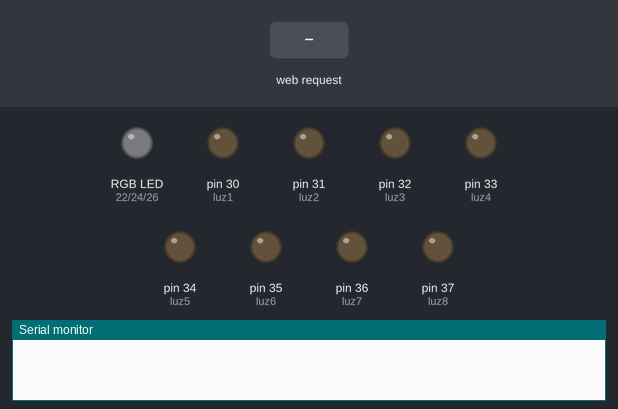
Recording of a sketch running on a simulated Arduino Mega 2560, built with avr-gcc and run on an emulated ATmega2560. Parts: an RGB LED mixed from three pins (HIGH = lit), output pins drawn as LEDs (lit = HIGH), the last lines printed to the serial monitor. Inputs (shaded band) come from the test bench. WiFi joins after 1.5 s; servers stay silent unless stated.

Above: at 1.2 s.
1.3 s: HTTP request GET /luz2=ON received
At 2.1 s:
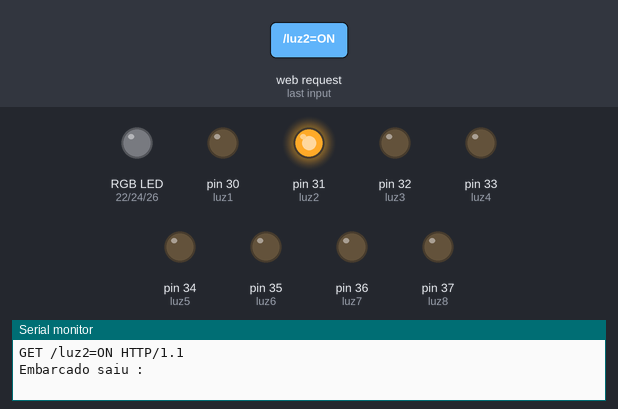
2.8 s: HTTP request GET /luz3=ON received
At 3.3 s:
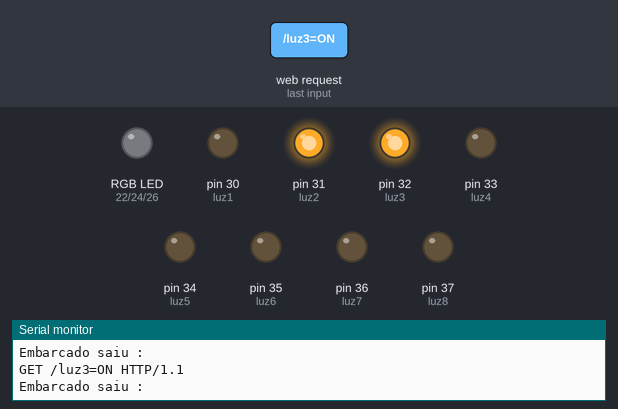
4.3 s: HTTP request GET /luz2=OFF received
At 5.5 s:
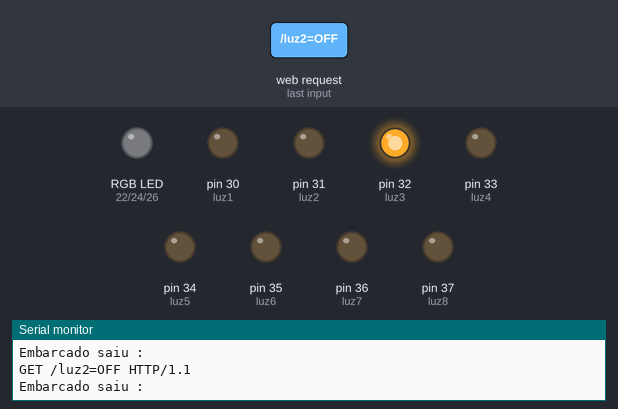
5.8 s: HTTP request GET /luz4=ON received
At 6.8 s:
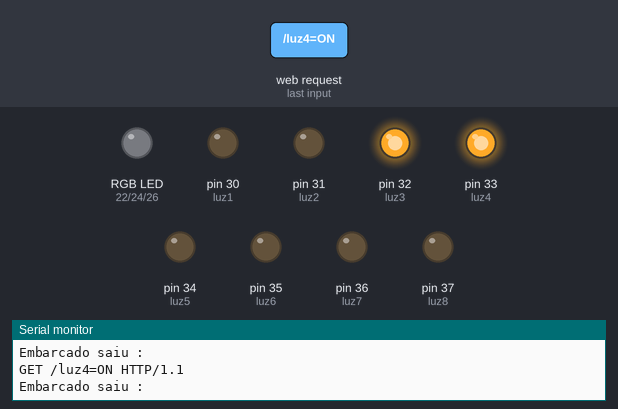
7.3 s: HTTP request GET /luz3=OFF received
At 7.9 s:
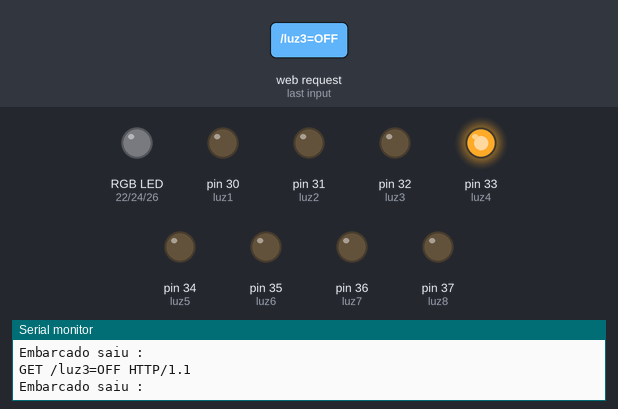
8.8 s: HTTP request GET /luz5=ON received
At 10.2 s:
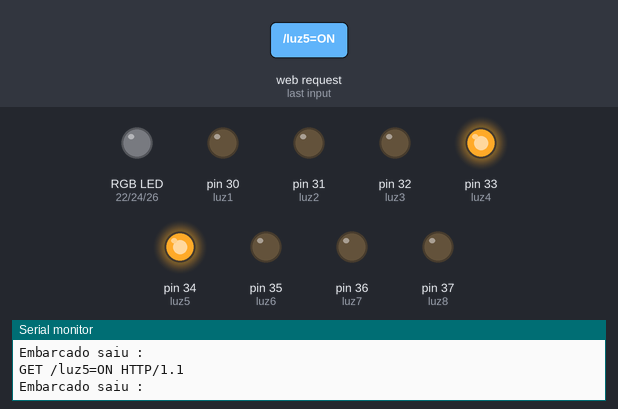
Timing chart, 0 to 11.3 s (numbered marks = the images above; inputs shaded):
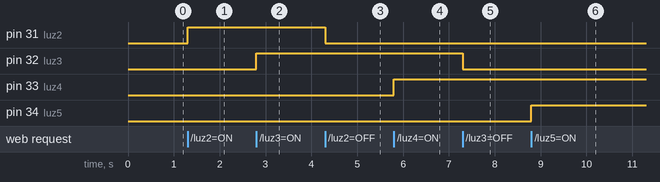

Measured:
- after the input at 1.3 s, pin 31 (luz2): LOW → HIGH at once
- after the input at 2.8 s, pin 32 (luz3): LOW → HIGH at once
- after the input at 4.3 s, pin 31 (luz2): HIGH → LOW at once
- after the input at 5.8 s, pin 33 (luz4): LOW → HIGH at once
- after the input at 7.3 s, pin 32 (luz3): HIGH → LOW at once
- after the input at 8.8 s, pin 34 (luz5): LOW → HIGH at once

The sketch:

atualizacacao_mega_botoes-RGB-PORTAO.ino
```cpp
#include <SPI.h>
#include <Ethernet.h>
//#include <SD.h>

byte mac[] = {0xDE, 0xAD, 0xBE, 0xEF, 0xFE, 0xED};
IPAddress ip (192, 168, 0, 13);
IPAddress gateway (192, 168, 0, 1);
IPAddress subnet (255, 255, 255, 0);
EthernetServer server(80);
//File webFile;

int luz1 = 30;
int luz2 = 31;
int luz3 = 32;
int luz4 = 33;
int luz5 = 34;
int luz6 = 35;
int luz7 = 36;
int luz8 = 37;
//int abre = 38;
//int fecha = 39;
int R = 22;
int G = 24;
int B = 26;

void setup()
{
Ethernet.begin(mac, ip);
server.begin();
Serial.begin(9600);
pinMode(luz1, OUTPUT);
pinMode(luz2, OUTPUT);
pinMode(luz3, OUTPUT);
pinMode(luz4, OUTPUT);
pinMode(luz5, OUTPUT);
pinMode(luz6, OUTPUT);
pinMode(luz7, OUTPUT);
pinMode(luz8, OUTPUT);
pinMode(R,OUTPUT);
pinMode(G, OUTPUT);
pinMode(B,OUTPUT);
//pinMode(portao, OUTPUT);
digitalWrite(luz1, LOW);
digitalWrite(luz2, LOW);
digitalWrite(luz3, LOW);
digitalWrite(luz4, LOW);
digitalWrite(luz5, LOW);
digitalWrite(luz6, LOW);
digitalWrite(luz7, LOW);
digitalWrite(luz8, LOW);
digitalWrite(R, LOW);
digitalWrite(G, LOW);
digitalWrite(B, LOW);

//Serial.println("Iniciando o cartao sd");
//if (!SD.begin(4))
//{
 // Serial.println("erro sd falhou");
 // return;
 // }


}

void loop ()
{
EthernetClient client = server.available();

if (!client)
{
  return;
 /*boolean currentLineIsBlank = true;
  while (client.connected())
  {
    if (client.available())
          {
      char c = client.read();

          if (c == '\n' && currentLineIsBlank)
          {
  client.println("HTTP/1.1 200 OK");
  client.println("Content-Type: text/html");
  client.println("Connection: close");
  client.println();
   // webFile = SD.open("teste.html");
   // if (webFile)
   // {
    //  while(webFile.available())
    //  {
     //   client.write(webFile.read());
     //   }

    //  }
    //  break;
          }
          if (c == '\n') {
            currentLineIsBlank = true;
            }
            else if (c != '\r')
            {
              currentLineIsBlank = false;
              }*/
 }
String request = client.readStringUntil('\r');
  Serial.println(request);
  client.flush();
  int v1 = LOW;
  int v2 = LOW;
  int v3 = LOW;
  int v4 = LOW;
  int v5 = LOW;
  int v6 = LOW;
  int v7 = LOW;
  int v8 = LOW;
  int v9 = LOW;
  int v10 = LOW;
  int v11 = LOW;

 /* if (request.indexOf("/portao=ON") != -1) {
    digitalWrite(abre, HIGH);
    v1 = HIGH;
  }
  if (request.indexOf("/portao=OFF") != -1){
    digitalWrite(fecha, LOW);
    v1 = LOW;

  }*/

   if (request.indexOf("/luz2=ON") != -1) {
    digitalWrite(luz2, HIGH);
    v2 = HIGH;
  }
  if (request.indexOf("/luz2=OFF") != -1){
    digitalWrite(luz2, LOW);
    v2 = LOW;

  }

   if (request.indexOf("/luz3=ON") != -1) {
    digitalWrite(luz3, HIGH);
    v3 = HIGH;
  }
  if (request.indexOf("/luz3=OFF") != -1){
    digitalWrite(luz3, LOW);
    v3 = LOW;

  }

   if (request.indexOf("/luz4=ON") != -1) {
    digitalWrite(luz4, HIGH);
    v4 = HIGH;
  }
  if (request.indexOf("/luz4=OFF") != -1){
    digitalWrite(luz4, LOW);
    v4 = LOW;

  }

   if (request.indexOf("/luz5=ON") != -1) {
    digitalWrite(luz5, HIGH);
    v5 = HIGH;
  }
  if (request.indexOf("/luz5=OFF") != -1){
    digitalWrite(luz5, LOW);
    v5 = LOW;

  }

   if (request.indexOf("/luz6=ON") != -1) {
    digitalWrite(luz6, HIGH);
    v6 = HIGH;
  }
  if (request.indexOf("/luz6=OFF") != -1){
    digitalWrite(luz6, LOW);
    v6 = LOW;

  }

   if (request.indexOf("/luz7=ON") != -1) {
    digitalWrite(luz7, HIGH);
    v7 = HIGH;
  }
  if (request.indexOf("/luz7=OFF") != -1){
    digitalWrite(luz7, LOW);
    v7 = LOW;

  }

   if (request.indexOf("/luz8=ON") != -1) {
    digitalWrite(luz8, HIGH);
    v8 = HIGH;
  }
  if (request.indexOf("/luz8=OFF") != -1){
    digitalWrite(luz8, LOW);
    v8 = LOW;

  }
  if (request.indexOf("/red=ON") != -1)
  {
  digitalWrite(R, HIGH);
  v9 = HIGH;

  }
  if (request.indexOf("/red=OFF") != -1)
  {
  digitalWrite(R, LOW);
  v9 = LOW;

  }

  if (request.indexOf("/green=ON") != -1)
  {
  digitalWrite(G, HIGH);
  v10 = HIGH;

  }

  if (request.indexOf("/green=OFF") != -1)
  {
  digitalWrite (G, LOW);
  v10 = LOW;

  }

  if (request.indexOf("/blue=ON") != -1)
  {
  digitalWrite (B, HIGH);
  v11 = HIGH;

  }

  if (request.indexOf("/blue=OFF")!= -1)
  {
  digitalWrite(B, LOW);
  v11 = LOW;

  }

client.println("<!DOCTYPE HTML>");
client.println("<html>");
client.println("<meta charset ='utf-8'/>");
client.println("<meta name = 'viewport' content = 'width=device-width, initial-scale=1'>");
client.println("<link href='https://maxcdn.bootstrapcdn.com/bootstrap/3.3.1/css/bootstrap.min.css' rel='stylesheet'></link>");
client.println("<div class='jumbotron'>");
client.println("<h1 class='text-center'>Automação</h1>");
client.println("<h2 class='text-center'>Ademir</h2>");
client.println("</div>");
client.println("<div class='col-md-6'>");
client.println("<div class='alert alert-info text-center' role='alert'>Portão</div>");
client.println("<a class='btn btn-danger btn-lg center-block'  href=\"/portao=ON\"> ABRIR </a>");
client.println("<br>");
client.println("<a class='btn btn-success btn-lg center-block' href=\"/portao=OFF\"> FECHAR </a>");
client.println("<br>");
client.println("</div>");
client.println("<div class='col-md-6'>");
client.println("<br>");
client.println("<div class='alert alert-info text-center' role='alert'>luz1</div>");
client.println("<a class='btn btn-danger btn-lg center-block' href=\"/luz2=OFF\"> Desligar </a>");
client.println("<br>");
client.println("<a class='btn btn-success btn-lg center-block' href=\"/luz2=ON\"> Ligar </a>");
client.println("</div>");
client.println("<br>");
client.println("<div class='col-md-6'>");
client.println("<br>");
client.println("<div class='alert alert-info text-center' role='alert'>luz2</div>");
client.println("<a class='btn btn-danger btn-lg center-block' href=\"/luz3=OFF\"> Desligar </a>");
client.println("<br>");
client.println("<a class='btn btn-success btn-lg center-block' href=\"/luz3=ON\"> Ligar </a>");
client.println("</div>");
client.println("<br>");
client.println("<div class='col-md-6'>");
client.println("<br>");
client.println("<div class='alert alert-info text-center' role='alert'>luz3</div>");
client.println("<a class='btn btn-danger btn-lg center-block' href=\"/luz4=OFF\"> Desligar </a>");
client.println("<br>");
client.println("<a class='btn btn-success btn-lg center-block' href=\"/luz4=ON\"> Ligar </a>");
client.println("</div>");
client.println("<br>");
client.println("<div class='col-md-6'>");
client.println("<br>");
client.println("<div class='alert alert-info text-center' role='alert'>luz4</div>");
client.println("<a class='btn btn-danger btn-lg center-block' href=\"/luz5=OFF\"> Desligar </a>");
client.println("<br>");
client.println("<a class='btn btn-success btn-lg center-block' href=\"/luz5=ON\"> Ligar </a>");
client.println("</div>");
client.println("<br>");
client.println("<div class='col-md-6'>");
client.println("<br>");
client.println("<div class='alert alert-info text-center' role='alert'>luz5</div>");
client.println("<a class='btn btn-danger btn-lg center-block' href=\"/luz6=OFF\"> Desligar </a>");
client.println("<br>");
client.println("<a class='btn btn-success btn-lg center-block' href=\"/luz6=ON\"> Ligar </a>");
client.println("</div>");
client.println("<br>");
client.println("<div class='col-md-6'>");
client.println("<br>");
client.println("<div class='alert alert-info text-center' role='alert'>luz6</div>");
client.println("<a class='btn btn-danger btn-lg center-block' href=\"/luz7=OFF\"> Desligar </a>");
client.println("<br>");
client.println("<a class='btn btn-success btn-lg center-block' href=\"/luz7=ON\"> Ligar </a>");
client.println("</div>");
client.println("<br>");
client.println("<div class='col-md-6'>");
client.println("<br>");
client.println("<div class='alert alert-info text-center' role='alert'>luz7</div>");
client.println("<a class='btn btn-danger btn-lg center-block' href=\"/luz8=OFF\"> Desligar </a>");
client.println("<br>");
client.println("<a class='btn btn-success btn-lg center-block' href=\"/luz8=ON\"> Ligar </a>");
client.println("</div>");
client.println("<br>");
client.println("<div class='col-md-6'>");
client.println("<br>");
client.println("<div class='alert alert-info text-center' role='alert'>luz8</div>");
client.println("<a class='btn btn-danger btn-lg center-block' href=\"/luz9=OFF\"> Desligar </a>");
client.println("<br>");
client.println("<a class='btn btn-success btn-lg center-block' href=\"/luz9=ON\"> Ligar </a>");
client.println("</div>");
client.println("<br>");
client.println("<div class='col-md-6'>");
client.println("<br>");
client.println("<div class='alert alert-info text-center' role='alert'>RGB</div>");
client.println("<a class='btn btn-danger btn-lg' href=\"/red=ON\">R-ON</a>");
client.println("<a class='btn btn-danger btn-lg ' href=\"/red=OFF\">R-OFF </a>");
client.println("<a class='btn btn-success btn-lg' href=\"/green=ON\">G-ON</a>");
client.println("<a class='btn btn-success btn-lg' href=\"/green=OFF\">G-OFF</a>");
client.println("<a class='btn btn-success btn-lg' href=\"/blue=ON\">B-ON</a>");
client.println("<a class='btn btn-success btn-lg' href=\"/blue=OFF\">B-OFF</a>");
client.println("</div>");
client.println("</html>");
  delay(1);
  Serial.println("Embarcado saiu :");
  Serial.println("");

 delay(1);
 client.stop();
 }

//}


//}
```
